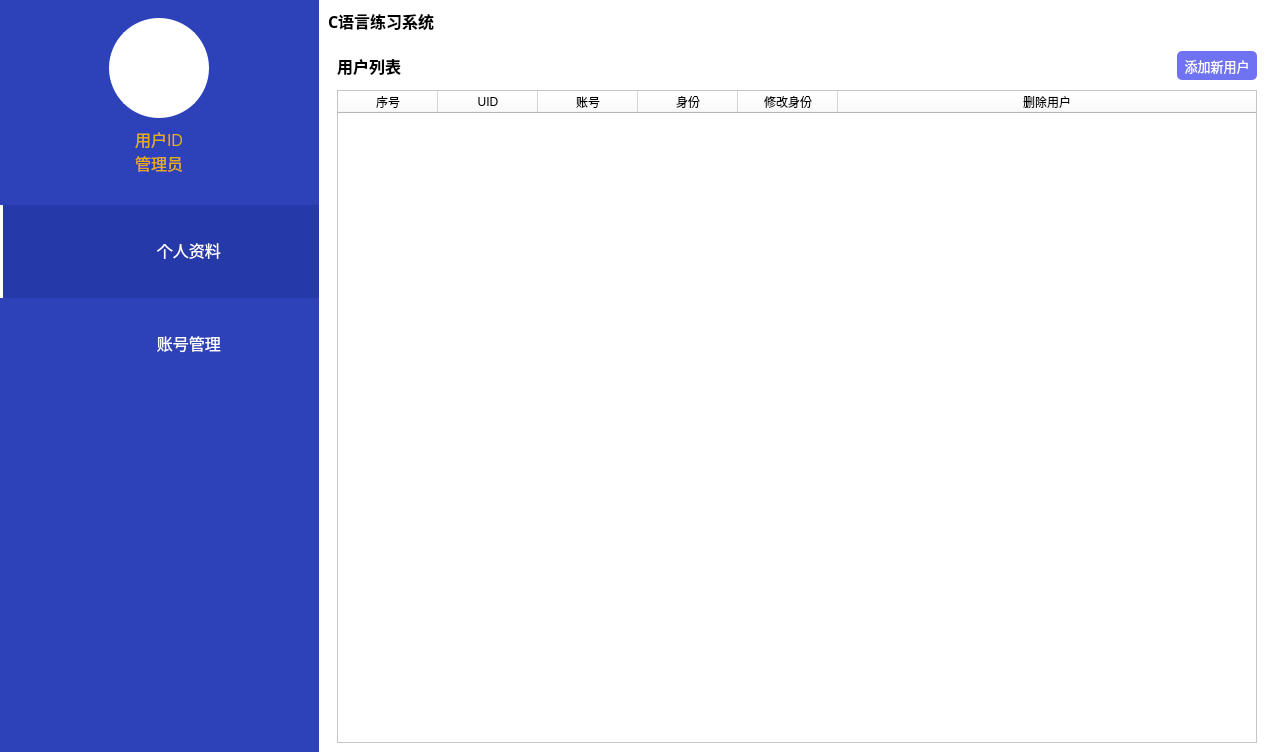
<?xml version="1.0" encoding="UTF-8"?>
<ui version="4.0">
 <class>AdminWindow</class>
 <widget class="QDialog" name="AdminWindow">
  <property name="geometry">
   <rect>
    <x>0</x>
    <y>0</y>
    <width>1275</width>
    <height>752</height>
   </rect>
  </property>
  <property name="windowTitle">
   <string>Dialog</string>
  </property>
  <layout class="QHBoxLayout" name="horizontalLayout" stretch="1,3">
   <property name="spacing">
    <number>0</number>
   </property>
   <property name="leftMargin">
    <number>0</number>
   </property>
   <property name="topMargin">
    <number>0</number>
   </property>
   <property name="rightMargin">
    <number>0</number>
   </property>
   <property name="bottomMargin">
    <number>0</number>
   </property>
   <item>
    <widget class="QWidget" name="sideBar" native="true">
     <property name="styleSheet">
      <string notr="true">QWidget {
	background-color: #2D42B8;
}

/* 默认 */
QToolButton{   
	border-top: 3px outset transparent;           /* 上边框宽度3像素、突出显示、颜色为透明 */
	border-bottom: 7px outset transparent;
	border-right: 3px outset transparent;
	border-left: 3px outset transparent;
    min-width: 80px;                            /* 控件最小宽度 */
    min-height: 80px;
	background-color: #2D42B8;
	padding-left: 50px;
	color: #fff;
}

/* 鼠标悬停 */
QToolButton:hover{
	background-color: #2539A9;
}

/* 点击和按下 */
QToolButton:pressed,QToolButton:checked{
	border-left: 3px outset #fff;  /* 左边框宽度3像素、突出显示、颜色为深深灰 */
	background-color: #2539A9;	
}

QPushButton:default {
    border-color: navy; /* make the default button prominent */
}
</string>
     </property>
     <layout class="QVBoxLayout" name="verticalLayout_2" stretch="0,0,0,0,0,0,0">
      <property name="spacing">
       <number>0</number>
      </property>
      <property name="leftMargin">
       <number>0</number>
      </property>
      <property name="rightMargin">
       <number>0</number>
      </property>
      <item>
       <widget class="QWidget" name="widget" native="true">
        <layout class="QVBoxLayout" name="verticalLayout_4">
         <item alignment="Qt::AlignHCenter">
          <widget class="QLabel" name="label_8">
           <property name="minimumSize">
            <size>
             <width>100</width>
             <height>100</height>
            </size>
           </property>
           <property name="maximumSize">
            <size>
             <width>100</width>
             <height>100</height>
            </size>
           </property>
           <property name="styleSheet">
            <string notr="true">border: 2px solid #fff;
border-radius: 50px;
background-color: rgb(255, 255, 255);</string>
           </property>
           <property name="text">
            <string/>
           </property>
           <property name="pixmap">
            <pixmap resource="res.qrc">:/resource/user.png</pixmap>
           </property>
           <property name="scaledContents">
            <bool>true</bool>
           </property>
           <property name="alignment">
            <set>Qt::AlignCenter</set>
           </property>
           <property name="margin">
            <number>20</number>
           </property>
          </widget>
         </item>
        </layout>
       </widget>
      </item>
      <item alignment="Qt::AlignHCenter">
       <widget class="QLabel" name="label_userID">
        <property name="font">
         <font>
          <pointsize>12</pointsize>
         </font>
        </property>
        <property name="styleSheet">
         <string notr="true">color: rgb(233, 173, 10);</string>
        </property>
        <property name="text">
         <string>用户ID</string>
        </property>
        <property name="margin">
         <number>5</number>
        </property>
       </widget>
      </item>
      <item alignment="Qt::AlignHCenter">
       <widget class="QLabel" name="label_identity">
        <property name="font">
         <font>
          <pointsize>12</pointsize>
         </font>
        </property>
        <property name="styleSheet">
         <string notr="true">color: rgb(233, 173, 10);</string>
        </property>
        <property name="text">
         <string>管理员</string>
        </property>
        <property name="margin">
         <number>5</number>
        </property>
       </widget>
      </item>
      <item>
       <spacer name="verticalSpacer_2">
        <property name="orientation">
         <enum>Qt::Vertical</enum>
        </property>
        <property name="sizeType">
         <enum>QSizePolicy::Fixed</enum>
        </property>
        <property name="sizeHint" stdset="0">
         <size>
          <width>20</width>
          <height>30</height>
         </size>
        </property>
       </spacer>
      </item>
      <item>
       <widget class="QToolButton" name="toolBtn_profile">
        <property name="sizePolicy">
         <sizepolicy hsizetype="Expanding" vsizetype="Fixed">
          <horstretch>0</horstretch>
          <verstretch>0</verstretch>
         </sizepolicy>
        </property>
        <property name="minimumSize">
         <size>
          <width>136</width>
          <height>90</height>
         </size>
        </property>
        <property name="font">
         <font>
          <pointsize>12</pointsize>
         </font>
        </property>
        <property name="styleSheet">
         <string notr="true">text-align: center;</string>
        </property>
        <property name="text">
         <string>  个人资料</string>
        </property>
        <property name="icon">
         <iconset resource="res.qrc">
          <normaloff>:/resource/profile.png</normaloff>:/resource/profile.png</iconset>
        </property>
        <property name="checkable">
         <bool>true</bool>
        </property>
        <property name="checked">
         <bool>true</bool>
        </property>
        <property name="autoExclusive">
         <bool>true</bool>
        </property>
        <property name="toolButtonStyle">
         <enum>Qt::ToolButtonTextBesideIcon</enum>
        </property>
       </widget>
      </item>
      <item>
       <widget class="QToolButton" name="toolBtn_manage">
        <property name="sizePolicy">
         <sizepolicy hsizetype="Expanding" vsizetype="Fixed">
          <horstretch>0</horstretch>
          <verstretch>0</verstretch>
         </sizepolicy>
        </property>
        <property name="minimumSize">
         <size>
          <width>136</width>
          <height>90</height>
         </size>
        </property>
        <property name="font">
         <font>
          <pointsize>12</pointsize>
         </font>
        </property>
        <property name="text">
         <string>  账号管理</string>
        </property>
        <property name="icon">
         <iconset resource="res.qrc">
          <normaloff>:/resource/usermanage.png</normaloff>:/resource/usermanage.png</iconset>
        </property>
        <property name="checkable">
         <bool>true</bool>
        </property>
        <property name="autoExclusive">
         <bool>true</bool>
        </property>
        <property name="toolButtonStyle">
         <enum>Qt::ToolButtonTextBesideIcon</enum>
        </property>
       </widget>
      </item>
      <item>
       <spacer name="verticalSpacer">
        <property name="orientation">
         <enum>Qt::Vertical</enum>
        </property>
        <property name="sizeHint" stdset="0">
         <size>
          <width>20</width>
          <height>40</height>
         </size>
        </property>
       </spacer>
      </item>
     </layout>
    </widget>
   </item>
   <item>
    <widget class="QWidget" name="widget_2" native="true">
     <property name="styleSheet">
      <string notr="true">background-color: rgb(237, 236, 236);</string>
     </property>
     <layout class="QVBoxLayout" name="verticalLayout" stretch="0,8">
      <property name="spacing">
       <number>0</number>
      </property>
      <property name="leftMargin">
       <number>0</number>
      </property>
      <property name="topMargin">
       <number>0</number>
      </property>
      <property name="rightMargin">
       <number>0</number>
      </property>
      <property name="bottomMargin">
       <number>0</number>
      </property>
      <item>
       <widget class="QWidget" name="widget_4" native="true">
        <property name="styleSheet">
         <string notr="true">QWidget {
	background-color: #FFF;
}

QPushButton {
	border: none;
}</string>
        </property>
        <layout class="QHBoxLayout" name="horizontalLayout_2">
         <item>
          <widget class="QLabel" name="label">
           <property name="font">
            <font>
             <family>微软雅黑</family>
             <pointsize>12</pointsize>
             <bold>true</bold>
            </font>
           </property>
           <property name="text">
            <string>C语言练习系统</string>
           </property>
          </widget>
         </item>
         <item>
          <spacer name="horizontalSpacer">
           <property name="orientation">
            <enum>Qt::Horizontal</enum>
           </property>
           <property name="sizeHint" stdset="0">
            <size>
             <width>40</width>
             <height>20</height>
            </size>
           </property>
          </spacer>
         </item>
         <item>
          <widget class="QPushButton" name="btn_min">
           <property name="text">
            <string/>
           </property>
           <property name="icon">
            <iconset resource="res.qrc">
             <normaloff>:/resource/min.png</normaloff>:/resource/min.png</iconset>
           </property>
          </widget>
         </item>
         <item>
          <widget class="QPushButton" name="btn_resize">
           <property name="text">
            <string/>
           </property>
           <property name="icon">
            <iconset resource="res.qrc">
             <normaloff>:/resource/resize.png</normaloff>:/resource/resize.png</iconset>
           </property>
          </widget>
         </item>
         <item>
          <widget class="QPushButton" name="btn_close">
           <property name="text">
            <string/>
           </property>
           <property name="icon">
            <iconset resource="res.qrc">
             <normaloff>:/resource/close.png</normaloff>:/resource/close.png</iconset>
           </property>
          </widget>
         </item>
        </layout>
       </widget>
      </item>
      <item>
       <widget class="QWidget" name="widget_3" native="true">
        <property name="styleSheet">
         <string notr="true">background-color: rgb(255, 255, 255);
</string>
        </property>
        <layout class="QHBoxLayout" name="horizontalLayout_3">
         <item>
          <widget class="QStackedWidget" name="stackedWidget">
           <property name="currentIndex">
            <number>1</number>
           </property>
           <widget class="QWidget" name="page">
            <property name="styleSheet">
             <string notr="true">border-bottom: 1px solid #0D4268;</string>
            </property>
            <layout class="QVBoxLayout" name="verticalLayout_5">
             <item>
              <layout class="QVBoxLayout" name="verticalLayout_9">
               <item>
                <spacer name="verticalSpacer_5">
                 <property name="orientation">
                  <enum>Qt::Vertical</enum>
                 </property>
                 <property name="sizeType">
                  <enum>QSizePolicy::Fixed</enum>
                 </property>
                 <property name="sizeHint" stdset="0">
                  <size>
                   <width>20</width>
                   <height>20</height>
                  </size>
                 </property>
                </spacer>
               </item>
               <item alignment="Qt::AlignHCenter">
                <widget class="QLabel" name="label_5">
                 <property name="minimumSize">
                  <size>
                   <width>100</width>
                   <height>100</height>
                  </size>
                 </property>
                 <property name="maximumSize">
                  <size>
                   <width>100</width>
                   <height>100</height>
                  </size>
                 </property>
                 <property name="styleSheet">
                  <string notr="true">border: 2px solid #000;
border-radius: 50px;
background-color: #fff;</string>
                 </property>
                 <property name="text">
                  <string/>
                 </property>
                 <property name="pixmap">
                  <pixmap resource="res.qrc">:/resource/user.png</pixmap>
                 </property>
                 <property name="scaledContents">
                  <bool>true</bool>
                 </property>
                 <property name="margin">
                  <number>20</number>
                 </property>
                </widget>
               </item>
               <item>
                <spacer name="verticalSpacer_4">
                 <property name="orientation">
                  <enum>Qt::Vertical</enum>
                 </property>
                 <property name="sizeType">
                  <enum>QSizePolicy::Fixed</enum>
                 </property>
                 <property name="sizeHint" stdset="0">
                  <size>
                   <width>20</width>
                   <height>30</height>
                  </size>
                 </property>
                </spacer>
               </item>
              </layout>
             </item>
             <item>
              <layout class="QHBoxLayout" name="horizontalLayout_5">
               <property name="spacing">
                <number>0</number>
               </property>
               <item>
                <widget class="QLabel" name="label_3">
                 <property name="minimumSize">
                  <size>
                   <width>0</width>
                   <height>70</height>
                  </size>
                 </property>
                 <property name="maximumSize">
                  <size>
                   <width>250</width>
                   <height>70</height>
                  </size>
                 </property>
                 <property name="font">
                  <font>
                   <pointsize>12</pointsize>
                  </font>
                 </property>
                 <property name="text">
                  <string>          账号名</string>
                 </property>
                </widget>
               </item>
               <item>
                <widget class="QLabel" name="label_profileAccount">
                 <property name="maximumSize">
                  <size>
                   <width>16777215</width>
                   <height>70</height>
                  </size>
                 </property>
                 <property name="font">
                  <font>
                   <pointsize>10</pointsize>
                  </font>
                 </property>
                 <property name="styleSheet">
                  <string notr="true">color: rgb(115, 115, 115);</string>
                 </property>
                 <property name="text">
                  <string>admin</string>
                 </property>
                </widget>
               </item>
              </layout>
             </item>
             <item>
              <layout class="QHBoxLayout" name="horizontalLayout_7">
               <property name="spacing">
                <number>0</number>
               </property>
               <item>
                <widget class="QLabel" name="label_4">
                 <property name="minimumSize">
                  <size>
                   <width>0</width>
                   <height>70</height>
                  </size>
                 </property>
                 <property name="maximumSize">
                  <size>
                   <width>250</width>
                   <height>70</height>
                  </size>
                 </property>
                 <property name="font">
                  <font>
                   <pointsize>12</pointsize>
                  </font>
                 </property>
                 <property name="text">
                  <string>          用户ID</string>
                 </property>
                </widget>
               </item>
               <item>
                <widget class="QLabel" name="label_profileUID">
                 <property name="maximumSize">
                  <size>
                   <width>16777215</width>
                   <height>70</height>
                  </size>
                 </property>
                 <property name="font">
                  <font>
                   <pointsize>10</pointsize>
                  </font>
                 </property>
                 <property name="styleSheet">
                  <string notr="true">color: rgb(115, 115, 115);</string>
                 </property>
                 <property name="text">
                  <string>1</string>
                 </property>
                </widget>
               </item>
              </layout>
             </item>
             <item>
              <layout class="QHBoxLayout" name="horizontalLayout_8">
               <property name="spacing">
                <number>0</number>
               </property>
               <item>
                <widget class="QLabel" name="label_6">
                 <property name="minimumSize">
                  <size>
                   <width>0</width>
                   <height>70</height>
                  </size>
                 </property>
                 <property name="maximumSize">
                  <size>
                   <width>250</width>
                   <height>70</height>
                  </size>
                 </property>
                 <property name="font">
                  <font>
                   <pointsize>12</pointsize>
                  </font>
                 </property>
                 <property name="text">
                  <string>          用户身份</string>
                 </property>
                </widget>
               </item>
               <item>
                <widget class="QLabel" name="label_profileIdentity">
                 <property name="maximumSize">
                  <size>
                   <width>16777215</width>
                   <height>70</height>
                  </size>
                 </property>
                 <property name="font">
                  <font>
                   <pointsize>10</pointsize>
                  </font>
                 </property>
                 <property name="styleSheet">
                  <string notr="true">color: rgb(115, 115, 115);</string>
                 </property>
                 <property name="text">
                  <string>管理员</string>
                 </property>
                </widget>
               </item>
              </layout>
             </item>
             <item>
              <layout class="QHBoxLayout" name="horizontalLayout_9">
               <property name="spacing">
                <number>0</number>
               </property>
               <item>
                <widget class="QLabel" name="label_7">
                 <property name="minimumSize">
                  <size>
                   <width>0</width>
                   <height>70</height>
                  </size>
                 </property>
                 <property name="maximumSize">
                  <size>
                   <width>250</width>
                   <height>70</height>
                  </size>
                 </property>
                 <property name="font">
                  <font>
                   <pointsize>12</pointsize>
                  </font>
                 </property>
                 <property name="text">
                  <string>          注册时间</string>
                 </property>
                </widget>
               </item>
               <item>
                <widget class="QLabel" name="label_profileDate">
                 <property name="maximumSize">
                  <size>
                   <width>16777215</width>
                   <height>70</height>
                  </size>
                 </property>
                 <property name="font">
                  <font>
                   <pointsize>10</pointsize>
                  </font>
                 </property>
                 <property name="styleSheet">
                  <string notr="true">color: rgb(115, 115, 115);</string>
                 </property>
                 <property name="text">
                  <string/>
                 </property>
                </widget>
               </item>
              </layout>
             </item>
             <item>
              <spacer name="verticalSpacer_3">
               <property name="orientation">
                <enum>Qt::Vertical</enum>
               </property>
               <property name="sizeHint" stdset="0">
                <size>
                 <width>20</width>
                 <height>40</height>
                </size>
               </property>
              </spacer>
             </item>
            </layout>
           </widget>
           <widget class="QWidget" name="page_2">
            <layout class="QVBoxLayout" name="verticalLayout_3">
             <property name="spacing">
              <number>10</number>
             </property>
             <property name="topMargin">
              <number>0</number>
             </property>
             <property name="bottomMargin">
              <number>0</number>
             </property>
             <item>
              <layout class="QHBoxLayout" name="horizontalLayout_4">
               <property name="spacing">
                <number>0</number>
               </property>
               <property name="topMargin">
                <number>0</number>
               </property>
               <item>
                <widget class="QLabel" name="label_2">
                 <property name="font">
                  <font>
                   <pointsize>12</pointsize>
                   <bold>true</bold>
                  </font>
                 </property>
                 <property name="text">
                  <string>用户列表</string>
                 </property>
                </widget>
               </item>
               <item>
                <spacer name="horizontalSpacer_2">
                 <property name="orientation">
                  <enum>Qt::Horizontal</enum>
                 </property>
                 <property name="sizeHint" stdset="0">
                  <size>
                   <width>40</width>
                   <height>20</height>
                  </size>
                 </property>
                </spacer>
               </item>
               <item>
                <widget class="QToolButton" name="tBtn_addUser">
                 <property name="font">
                  <font>
                   <family>微软雅黑</family>
                   <pointsize>10</pointsize>
                  </font>
                 </property>
                 <property name="styleSheet">
                  <string notr="true">background-color: #6f72f1;
border: none;
border-radius: 5px;
color: #fff;
padding: 3px;</string>
                 </property>
                 <property name="text">
                  <string>添加新用户</string>
                 </property>
                 <property name="icon">
                  <iconset resource="res.qrc">
                   <normaloff>:/resource/addUser.png</normaloff>:/resource/addUser.png</iconset>
                 </property>
                 <property name="iconSize">
                  <size>
                   <width>20</width>
                   <height>20</height>
                  </size>
                 </property>
                 <property name="toolButtonStyle">
                  <enum>Qt::ToolButtonTextBesideIcon</enum>
                 </property>
                </widget>
               </item>
               <item>
                <widget class="QWidget" name="widget_5" native="true">
                 <property name="styleSheet">
                  <string notr="true"/>
                 </property>
                 <layout class="QHBoxLayout" name="horizontalLayout_6">
                  <property name="spacing">
                   <number>0</number>
                  </property>
                  <property name="leftMargin">
                   <number>0</number>
                  </property>
                  <property name="topMargin">
                   <number>0</number>
                  </property>
                  <property name="rightMargin">
                   <number>0</number>
                  </property>
                  <property name="bottomMargin">
                   <number>0</number>
                  </property>
                 </layout>
                </widget>
               </item>
              </layout>
             </item>
             <item>
              <widget class="QTableWidget" name="tableWidget">
               <property name="editTriggers">
                <set>QAbstractItemView::NoEditTriggers</set>
               </property>
               <property name="selectionMode">
                <enum>QAbstractItemView::NoSelection</enum>
               </property>
               <property name="rowCount">
                <number>0</number>
               </property>
               <attribute name="horizontalHeaderStretchLastSection">
                <bool>true</bool>
               </attribute>
               <attribute name="verticalHeaderVisible">
                <bool>false</bool>
               </attribute>
               <column>
                <property name="text">
                 <string>序号</string>
                </property>
               </column>
               <column>
                <property name="text">
                 <string>UID</string>
                </property>
               </column>
               <column>
                <property name="text">
                 <string>账号</string>
                </property>
               </column>
               <column>
                <property name="text">
                 <string>身份</string>
                </property>
               </column>
               <column>
                <property name="text">
                 <string>修改身份</string>
                </property>
               </column>
               <column>
                <property name="text">
                 <string>删除用户</string>
                </property>
               </column>
              </widget>
             </item>
            </layout>
           </widget>
          </widget>
         </item>
        </layout>
       </widget>
      </item>
     </layout>
    </widget>
   </item>
  </layout>
 </widget>
 <resources>
  <include location="res.qrc"/>
 </resources>
 <connections/>
</ui>
